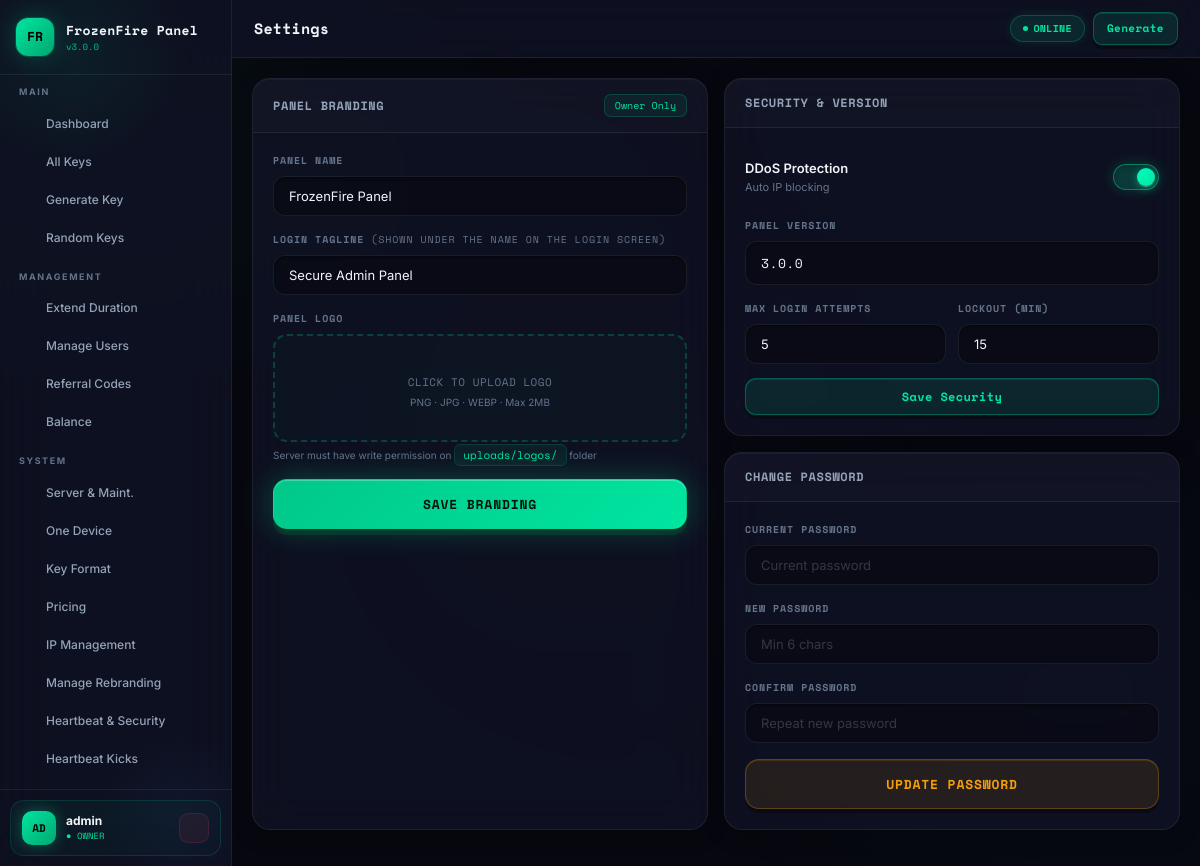
The page /settings.php (signed in) on the database its author committed.
### tables this page shows
CREATE TABLE IF NOT EXISTS `panel_settings` (
  `id`         int(11)      NOT NULL AUTO_INCREMENT,
  `skey`       varchar(100) NOT NULL,
  `svalue`     text         DEFAULT NULL,
  `updated_at` datetime     NOT NULL DEFAULT CURRENT_TIMESTAMP ON UPDATE CURRENT_TIMESTAMP,
  PRIMARY KEY (`id`),
  UNIQUE KEY `skey` (`skey`)
);

### app/Config/db.php (called while the page is built, shortened)
<?php
class DB {
    private static ?DB $inst = null;
    private PDO $pdo;
    private function __construct() {
        $dsn = 'mysql:host='.DB_HOST.';dbname='.DB_NAME.';charset='.DB_CHARSET;
        try {
            $this->pdo = new PDO($dsn, DB_USER, DB_PASS, [
                PDO::ATTR_ERRMODE            => PDO::ERRMODE_EXCEPTION,
                PDO::ATTR_DEFAULT_FETCH_MODE => PDO::FETCH_OBJ,
                PDO::ATTR_EMULATE_PREPARES   => false,
            ]);
        } catch (PDOException $e) {
            http_response_code(500);
            die(json_encode(['ok'=>false,'msg'=>'DB connection failed']));
        }
    }
    public static function i(): self {
        if (!self::$inst) self::$inst = new self();
        return self::$inst;
    }
    public function q(string $sql, array $p = []): PDOStatement {
        $s = $this->pdo->prepare($sql);
        $s->execute($p);
        return $s;
    }
    public function one(string $sql, array $p = []): ?object {
        return $this->q($sql,$p)->fetch() ?: null;
    }
}
function db(): DB { return DB::i(); }

### app/Helpers/security.php (called while the page is built, shortened)
<?php
require_once dirname(__DIR__).'/Config/db.php';
function getSetting(string $key, string $def=''): string {
    $r = db()->one("SELECT svalue FROM panel_settings WHERE skey=?",[$key]);
    return $r ? ($r->svalue ?? $def) : $def;
}

### settings.php (the view, shortened to what this page needs)
<?php
require_once __DIR__.'/app/Config/db.php';
require_once __DIR__.'/app/Helpers/security.php';
$pageTitle = 'Settings';
$activeNav = 'settings';
require_once __DIR__.'/app/Views/Layout/header.php';
$pname   = getSetting('panel_name','HB Panel');
$pver    = getSetting('panel_version','3.0.0');
$ddos    = getSetting('ddos_protection','1');
$maxAtt  = getSetting('max_login_attempts','5');
$lout    = getSetting('lockout_minutes','15');
?>
<div class="g2">
  <div class="card">
    <div class="card-h"><span class="ct"><?=svgIcon('shield',14)?> Panel Branding</span><span class="owner-only">Owner Only</span></div>
    <div class="card-b">
      <form method="POST" enctype="multipart/form-data">
        <div class="fg">
          <label class="fl">Panel Name</label>
          <input class="fi" name="panel_name" value="<?= htmlspecialchars($pname) ?>" required>
        </div>
        <div class="fg">
          <label class="fl">Login Tagline <span style="color:var(--muted);font-weight:400">(shown under the name on the login screen)</span></label>
          <input class="fi" name="panel_tagline" value="<?= htmlspecialchars(getSetting('panel_tagline','Secure Admin Panel')) ?>" placeholder="Secure Admin Panel">
        </div>
        <div class="fg">
          <label class="fl">Panel Logo</label>
          <div class="logo-drop" onclick="document.getElementById('logoFile').click()" id="dropZone">
            <div style="font-size:11px;color:var(--muted);font-family:var(--mono);text-transform:uppercase;letter-spacing:.5px">Click to upload logo</div>
            <div style="font-size:10px;color:var(--muted);margin-top:4px" id="dropFileName">PNG · JPG · WEBP · Max 2MB</div>
          </div>
          <div class="fi-hint">Server must have write permission on <code>uploads/logos/</code> folder</div>
        </div>
        <button type="submit" class="btn btn-acc btn-full"><?=svgIcon('check',14)?> SAVE BRANDING</button>
      </form>
    </div>
  </div>
  <div>
    <div class="card" style="margin-bottom:16px">
      <div class="card-h"><span class="ct"><?=svgIcon('lock',14)?> Security &amp; Version</span></div>
      <div class="card-b">
        <form method="POST">
          <div style="display:flex;align-items:center;justify-content:space-between;padding:11px 0;border-bottom:1px solid var(--border);margin-bottom:12px">
            <div><div style="font-weight:600">DDoS Protection</div><div style="font-size:11px;color:var(--muted)">Auto IP blocking</div></div>
            <label class="tog"><input type="checkbox" name="ddos" value="1" <?= $ddos==='1'?'checked':'' ?>><span class="togsl"></span></label>
          </div>
          <div class="fg"><label class="fl">Panel Version</label><input class="fi fi-mono" name="panel_version" value="<?= htmlspecialchars($pver) ?>"></div>
          <div class="g2" style="gap:12px">
            <div class="fg" style="margin:0"><label class="fl">Max Login Attempts</label><input class="fi" type="number" name="max_att" value="<?= $maxAtt ?>" min="1" max="20"></div>
            <div class="fg" style="margin:0"><label class="fl">Lockout (min)</label><input class="fi" type="number" name="lockout" value="<?= $lout ?>" min="1"></div>
          </div>
          <button type="submit" class="btn btn-acc" style="margin-top:14px;width:100%"><?=svgIcon('lock',14)?> Save Security</button>
        </form>
      </div>
    </div>
    <div class="card">
      <div class="card-h"><span class="ct"><?=svgIcon('key',14)?> Change Password</span></div>
      <div class="card-b">
        <form method="POST">
          <div class="fg"><label class="fl">Current Password</label><input class="fi" type="password" name="cur_pass" required placeholder="Current password"></div>
          <div class="fg"><label class="fl">New Password</label><input class="fi" type="password" name="new_pass" required minlength="6" placeholder="Min 6 chars"></div>
          <div class="fg"><label class="fl">Confirm Password</label><input class="fi" type="password" name="con_pass" required placeholder="Repeat new password"></div>
          <button type="submit" class="btn btn-warn btn-full"><?=svgIcon('key',14)?> UPDATE PASSWORD</button>
        </form>
      </div>
    </div>
  </div>
</div>
<?php require_once __DIR__.'/app/Views/Layout/footer.php'; ?>

### app/Views/Layout/header.php (shortened to what this page needs)
<?php
require_once dirname(dirname(__DIR__)).'/Config/db.php';
require_once dirname(dirname(__DIR__)).'/Helpers/security.php';
$panelName  = getSetting('panel_name','HB Panel');
$panelLogo  = getSetting('panel_logo','');
$maintMode  = getSetting('maintenance_mode','0') === '1';
$pageTitle  = $pageTitle ?? 'Dashboard';
$activeNav  = $activeNav ?? '';
$ulevel     = (int)($_SESSION['ulevel'] ?? 3);
$uname      = $_SESSION['uname'] ?? 'User';
$levelNames = [1=>'Owner',2=>'Admin',3=>'Reseller'];
$levelLabel = $levelNames[$ulevel] ?? 'User';
function ico($name) {
    return $icons[$name] ?? '';
}
$navItems = [
  'dashboard' => ['ico'=>ico('dashboard'),'label'=>'Dashboard',       'href'=>'/dashboard.php', 'min'=>3],
  'allkeys'   => ['ico'=>ico('keys'),     'label'=>'All Keys',         'href'=>'/keys.php',      'min'=>3],
  'generate'  => ['ico'=>ico('generate'), 'label'=>'Generate Key',     'href'=>'/generate.php',  'min'=>3],
  'genrandom' => ['ico'=>ico('random'),   'label'=>'Random Keys',      'href'=>'/genrandom.php', 'min'=>3],
  'extend'    => ['ico'=>ico('extend'),   'label'=>'Extend Duration',  'href'=>'/extend.php',    'min'=>2],
  'users'     => ['ico'=>ico('users'),    'label'=>'Manage Users',     'href'=>'/users.php',     'min'=>2],
  'referral'  => ['ico'=>ico('referral'), 'label'=>'Referral Codes',   'href'=>'/referral.php',  'min'=>2],
  'balance'   => ['ico'=>ico('balance'),  'label'=>'Balance',          'href'=>'/balance.php',   'min'=>2],
  'panelset'  => ['ico'=>ico('server'),   'label'=>'Server & Maint.',  'href'=>'/panelset.php',  'min'=>1],
  'onedevice' => ['ico'=>ico('onedevice'),'label'=>'One Device',       'href'=>'/onedevice.php', 'min'=>1],
  'keyformat' => ['ico'=>ico('keyformat'),'label'=>'Key Format',       'href'=>'/keyformat.php', 'min'=>1],
  'pricing'   => ['ico'=>ico('pricing'),  'label'=>'Pricing',          'href'=>'/pricing.php',   'min'=>1],
  'iplimit'   => ['ico'=>ico('iplimit'),  'label'=>'IP Management',    'href'=>'/iplimit.php',   'min'=>1],
  'rebranding' => ['ico'=>ico('lib'),      'label'=>'Manage Rebranding','href'=>'/manage_rebranding.php', 'min'=>1],
  'heartbeat'  => ['ico'=>ico('heartbeat'),'label'=>'Heartbeat & Security','href'=>'/heartbeat.php', 'min'=>1],
  'kicks'      => ['ico'=>ico('zap'),      'label'=>'Heartbeat Kicks',      'href'=>'/heartbeatkicks.php','min'=>1],
  'pkg_manager'=> ['ico'=>ico('keys'),      'label'=>'Package Manager',      'href'=>'/pkg_manager.php','min'=>1],
  'panelalert'  => ['ico'=>ico('telegram'), 'label'=>'Panel Alert',      'href'=>'/panelalert.php', 'min'=>1],
  'panelupdate' => ['ico'=>ico('update'),   'label'=>'Panel Update',     'href'=>'/panelupdate.php','min'=>1],
  'settings'  => ['ico'=>ico('settings'), 'label'=>'Settings',         'href'=>'/settings.php',  'min'=>1],
  'logs'      => ['ico'=>ico('logs'),     'label'=>'Activity Logs',    'href'=>'/logs.php',      'min'=>1],
];
?>
<!DOCTYPE html>
<html lang="en">
<head>
<link rel="stylesheet" href="/assets/css/panel.css?v=10">
</head>
<body>
<div class="app">
<nav class="sidebar" id="sidebar">
  <div class="sb-logo">
    <div class="logo-box <?= $panelLogo?'':'logo-box-default' ?>">
      <?php if($panelLogo): ?>
        <img src="<?= htmlspecialchars($panelLogo) ?>" alt="Logo" style="width:100%;height:100%;object-fit:cover;border-radius:10px">
      <?php else: ?>
        <?= strtoupper(substr($panelName,0,2)) ?>
      <?php endif; ?>
    </div>
    <div>
      <div class="logo-name"><?= htmlspecialchars($panelName) ?></div>
      <div class="logo-ver">v<?= getSetting('panel_version','3.0.0') ?></div>
    </div>
  </div>
  <div class="sb-nav">
    <div class="sb-sec">
      <span class="sb-lbl">Main</span>
      <?php foreach(['dashboard','allkeys','generate','genrandom'] as $k):
        $item=$navItems[$k]; if($ulevel>$item['min']) continue; ?>
      <a href="<?=$item['href']?>" class="ni <?=$activeNav===$k?'on':''?>">
        <span class="ni-ico"><?=$item['ico']?></span><?=$item['label']?>
      </a>
      <?php endforeach; ?>
    </div>
    <?php if($ulevel<=2): ?>
    <div class="sb-sec">
      <span class="sb-lbl">Management</span>
      <?php foreach(['extend','users','referral','balance'] as $k):
        $item=$navItems[$k]; if($ulevel>$item['min']) continue; ?>
      <a href="<?=$item['href']?>" class="ni <?=$activeNav===$k?'on':''?>">
        <span class="ni-ico"><?=$item['ico']?></span><?=$item['label']?>
      </a>
      <?php endforeach; ?>
    </div>
    <?php endif; ?>
    <?php if($ulevel===1): ?>
    <div class="sb-sec">
      <span class="sb-lbl">System</span>
      <?php foreach(['panelset','onedevice','keyformat','pricing','iplimit','rebranding','heartbeat','kicks','pkg_manager','panelalert','panelupdate','settings','logs'] as $k):
        $item=$navItems[$k]; ?>
      <a href="<?=$item['href']?>" class="ni <?=$activeNav===$k?'on':''?>">
        <span class="ni-ico"><?=$item['ico']?></span><?=$item['label']?>
      </a>
      <?php endforeach; ?>
    </div>
    <?php endif; ?>
  </div>
  <div class="sb-foot">
    <div class="uc">
      <div class="ua ua-<?=strtolower($levelLabel)?>"><?=strtoupper(substr($uname,0,2))?></div>
      <div style="flex:1;min-width:0">
        <div class="un"><?=htmlspecialchars($uname)?></div>
        <div class="ur ur-<?=strtolower($levelLabel)?>">● <?=strtoupper($levelLabel)?></div>
      </div>
      <a href="/logout.php" class="lout" title="Logout"><?=ico('logout')?></a>
    </div>
  </div>
</nav>
<div class="main">
  <div class="topbar">
    <div style="display:flex;align-items:center;gap:12px">
      <a href="/dashboard.php" style="text-decoration:none"><div class="pg-title" style="color:var(--text)"><?=htmlspecialchars($pageTitle)?></div></a>
    </div>
    <div class="topbar-r">
      <?php if($maintMode): ?>
        <span class="pill p-warn"><span class="dot"></span>MAINTENANCE</span>
      <?php else: ?>
        <span class="pill p-on"><span class="dot"></span>ONLINE</span>
      <?php endif; ?>
      <a href="/generate.php" class="btn btn-acc btn-sm"><?=ico('generate')?> Generate</a>
    </div>
  </div>
  <div class="content">

### rows shown on the page
panel_settings: svalue "FR", svalue "FrozenFire Panel", panel_name "FrozenFire Panel"
panel_settings: svalue "3.0.0", panel_version "3.0.0"
panel_settings: panel_tagline "Secure Admin Panel"
panel_settings: max_att "5"
panel_settings: lockout "15"

### other values the page prints
$item['label'] "Dashboard"
$item['label'] "All Keys"
$item['label'] "Generate Key"
$item['label'] "Random Keys"
$item['label'] "Extend Duration"
$item['label'] "Manage Users"
$item['label'] "Referral Codes"
$item['label'] "Balance"
$item['label'] "Server & Maint."
$item['label'] "One Device"
$item['label'] "Key Format"
$item['label'] "Pricing"
$item['label'] "IP Management"
$item['label'] "Manage Rebranding"
$item['label'] "Heartbeat & Security"
